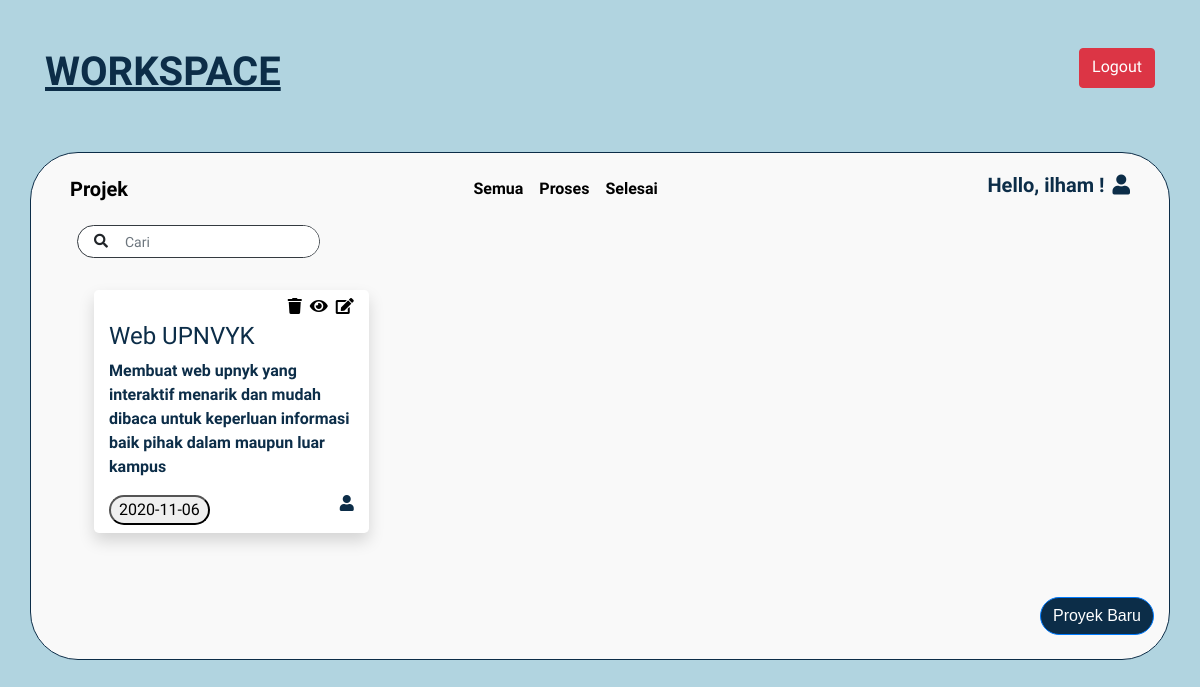
Page /view/dashboard.php (signed in) on the earlier database version.
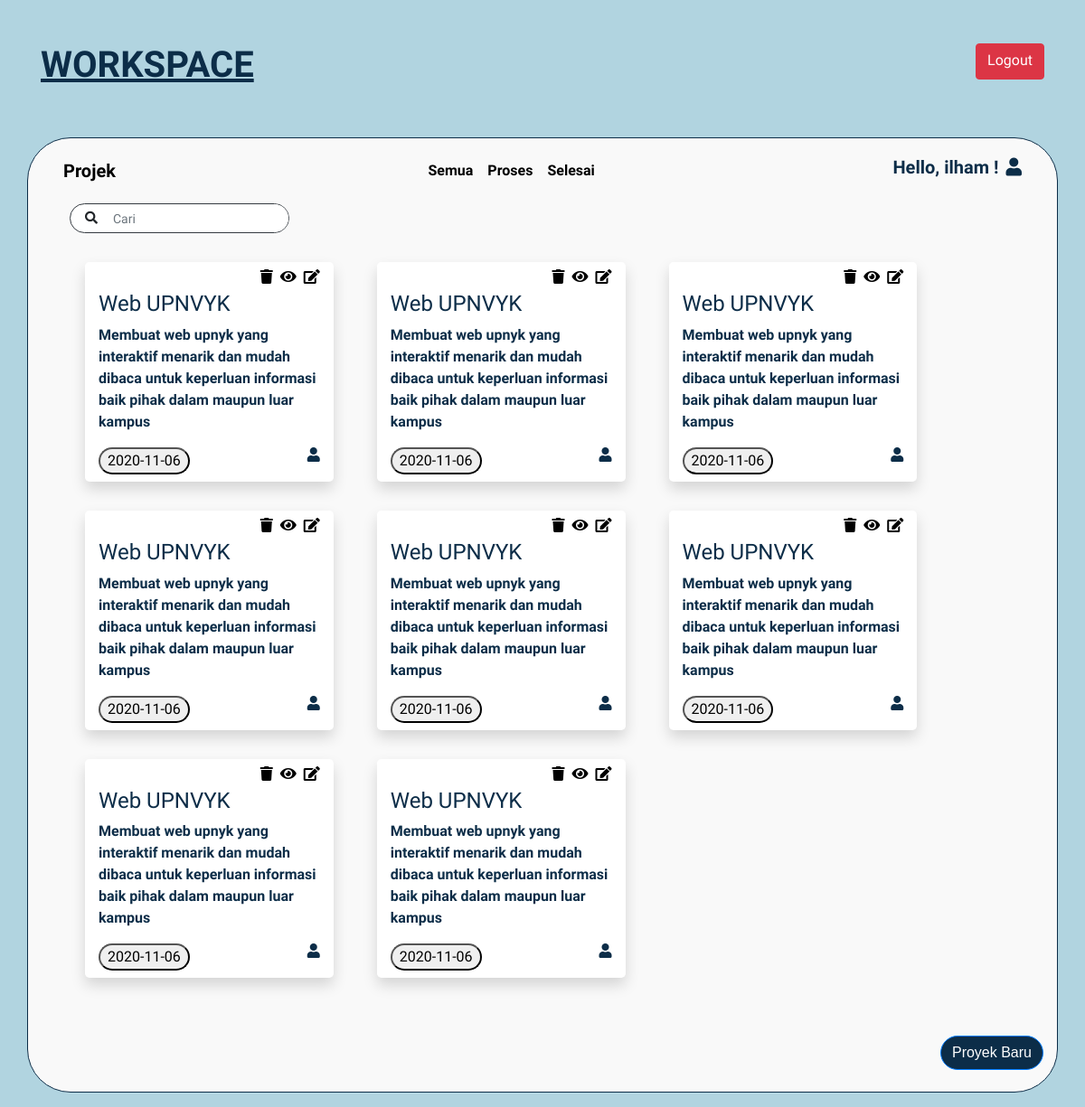
Same page on the later database version.
### tables this page shows
CREATE TABLE `data_project` (
  `id_project` int(11) NOT NULL,
  `title` varchar(100) NOT NULL,
  `description` text NOT NULL,
  `deadline` date NOT NULL,
  `status` varchar(100) NOT NULL,
  `file` varchar(100) NOT NULL,
  `team` varchar(100) NOT NULL,
  `id_user` int(11) NOT NULL
);

### view/dashboard.php (the view, shortened to what this page needs)
<!DOCTYPE html>
<html lang="en">
<head>
    <link rel="stylesheet" href="../assets/bootstrap/css/bootstrap.min.css">
    <link rel="stylesheet" href="../assets/css/new_project.css">
    <link rel="stylesheet" href="https://use.fontawesome.com/releases/v5.7.0/css/all.css"
>
</head>
<body>
    <div class="container mt-5" style="display: flex; justify-content: space-between;">
        <h1 id="workspace_font">WORKSPACE</h1>
        <a class="btn btn-danger" href="../config/action-logout.php" style="height: 40px;">Logout</a>
    </div>
    <div class="container mt-5 pb-4 mb-3" id="kotak">
        <nav class="navbar navbar-expand-lg mt-2 mx-2">
            <a class="navbar-brand" href="#">Projek</a>
            <div class="collapse navbar-collapse" id="navbarNavAltMarkup">
                <div class="navbar-nav mx-auto">
                    <a class="nav-item nav-link active" href="#">Semua <span class="sr-only">(current)</span></a>
                    <a class="nav-item nav-link" href="#">Proses</a>
                    <a class="nav-item nav-link" href="#">Selesai</a>
                </div>
                <h5>Hello, <?php
                echo $_SESSION['nama'];
                ?> !<i class="fas fa-user ml-2"></i></h5>
            </div>
        </nav>
        <div class="row mt-2 mx-2">
            <div class="col-md-3 mx-2">
                <div class="input-group bg-white input-group-sm rounded-pill border border-dark">
                    <div class="button input-group-append">
                        <button class="btn ml-2 " type="submit">
                            <i class="fas fa-search"></i>
                        </button>
                    </div>
                    <input class="cari form-control rounded-pill" type="search" placeholder="Cari" aria-label="Search">
                </div>
            </div>
        </div>
        <div class="row mt-3 mb-5 ml-4" >
        <?php
            require_once ("../config/koneksi.php");
            $id = $_SESSION['id_user'];
            $cek_data_query = "SELECT * FROM data_project WHERE id_user='$id'";
            $data = mysqli_query($conn, $cek_data_query) or die (mysqli_error($conn));
            while($result = mysqli_fetch_assoc($data))
            {
        ?>
            <div class="col-md-3 rounded-lg mx-4 py-2 my-3  shadow bg-white" id="kotak_kecil">
                <a href="edit_project.php?id_project=<?= $result['id_project'] ?>"><i class="fas fa-edit  float-right"></i></a>
                <a href="lihat_project.php?id_project=<?= $result['id_project'] ?>"><i class="fas fa-eye  float-right mr-2"></i></a>
                <a href="../config/hapus_project.php?id_project=<?= $result['id_project']?>"><i class="fas fa-trash float-right mr-2"></i></a>
                <br>
                <h4 ><?= $result['title'] ?></h4>
                <p ><?= $result['description'] ?></p>
                <button class="float-left rounded-pill px-2"><?= $result['deadline'] ?></button>
                <i class="fas fa-user bg-white float-right"></i>
            </div>
        <?php } ?>
        </div>
        <div class="d-flex align-items-end flex-column">
            <a href="new_project.php"><button class="btn btn-primary" id="tombol" type="button">Proyek Baru</button></a>
        </div>
    </div>
</body>
</html>

### assets/css/new_project.css (style rules this page uses)
a { color: #000000; }
body { font-family: Quicksand, heltevica; font-weight: 900; background-color: #B1D4E0; color: #0C2D48; }
#navbar h3, h6, h5 { font-family: Quicksand, heltevica; font-weight: 600; }
.cari { border: none; }
#kotak { background-color: #F9F9F9; border-color: #0C2D48; border: solid 1px; border-radius: 3em; }
#tombol { background-color: #0C2D48; font-family: Poppins, Helvetica, sans-serif; border-radius: 3em; }
#workspace_font { font-family: Quicksand, heltevica; font-weight: bolder; text-decoration: underline; }

Differences in the rows shown:
added data_project: title "Web UPNVYK", description "Membuat web upnyk yang interaktif menarik dan mudah dibaca untuk keperluan informasi baik pihak dalam maupun luar kampus", deadline "2020-11-06"
added data_project: title "Web UPNVYK", description "Membuat web upnyk yang interaktif menarik dan mudah dibaca untuk keperluan informasi baik pihak dalam maupun luar kampus", deadline "2020-11-06"
added data_project: title "Web UPNVYK", description "Membuat web upnyk yang interaktif menarik dan mudah dibaca untuk keperluan informasi baik pihak dalam maupun luar kampus", deadline "2020-11-06"
added data_project: title "Web UPNVYK", description "Membuat web upnyk yang interaktif menarik dan mudah dibaca untuk keperluan informasi baik pihak dalam maupun luar kampus", deadline "2020-11-06"
added data_project: title "Web UPNVYK", description "Membuat web upnyk yang interaktif menarik dan mudah dibaca untuk keperluan informasi baik pihak dalam maupun luar kampus", deadline "2020-11-06"
added data_project: title "Web UPNVYK", description "Membuat web upnyk yang interaktif menarik dan mudah dibaca untuk keperluan informasi baik pihak dalam maupun luar kampus", deadline "2020-11-06"
added data_project: title "Web UPNVYK", description "Membuat web upnyk yang interaktif menarik dan mudah dibaca untuk keperluan informasi baik pihak dalam maupun luar kampus", deadline "2020-11-06"
